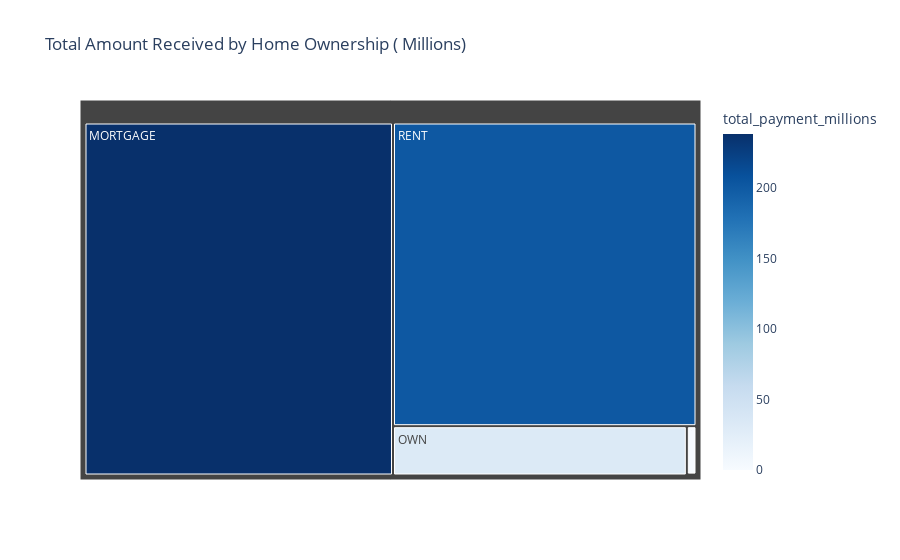

Notebook source saved alongside this figure:
### Markdown cell above
### Home owner ship by Total Amount received

### Code cell
home_funding =df.groupby('home_ownership') ['total_payment'].sum().reset_index()
home_funding['total_payment_millions']=home_funding['total_payment']/1000000

fig =px.treemap(
    home_funding,
    path=['home_ownership'],
    values="total_payment_millions",
    color='total_payment_millions',
    color_continuous_scale='Blues',
    title='Total Amount Received by Home Ownership ( Millions)'
)
fig.show()

### Figure 1 — Plotly figure (JSON) as saved in the notebook; plotly's stock layout.template omitted (floating-point values rounded to 4 significant figures)
{"data": [{"branchvalues": "total", "customdata": [[238.5], [0.01905], [1.025], [31.73], [201.8]], "domain": {"x": [0, 1], "y": [0, 1]}, "hovertemplate": "labels=%{label}<br>total_payment_millions_sum=%{value}<br>parent=%{parent}<br>id=%{id}<br>total_payment_millions=%{color}<extra></extra>", "ids": ["MORTGAGE", "NONE", "OTHER", "OWN", "RENT"], "labels": ["MORTGAGE", "NONE", "OTHER", "OWN", "RENT"], "marker": {"coloraxis": "coloraxis", "colors": [238.5, 0.01905, 1.025, 31.73, 201.8]}, "name": "", "parents": ["", "", "", "", ""], "type": "treemap", "values": [238.5, 0.01905, 1.025, 31.73, 201.8]}], "layout": {"coloraxis": {"colorbar": {"title": {"text": "total_payment_millions"}}, "colorscale": [[0, "rgb(247,251,255)"], [0.125, "rgb(222,235,247)"], [0.25, "rgb(198,219,239)"], [0.375, "rgb(158,202,225)"], [0.5, "rgb(107,174,214)"], [0.625, "rgb(66,146,198)"], [0.75, "rgb(33,113,181)"], [0.875, "rgb(8,81,156)"], [1, "rgb(8,48,107)"]]}, "legend": {"tracegroupgap": 0}, "title": {"text": "Total Amount Received by Home Ownership ( Millions)"}}}
